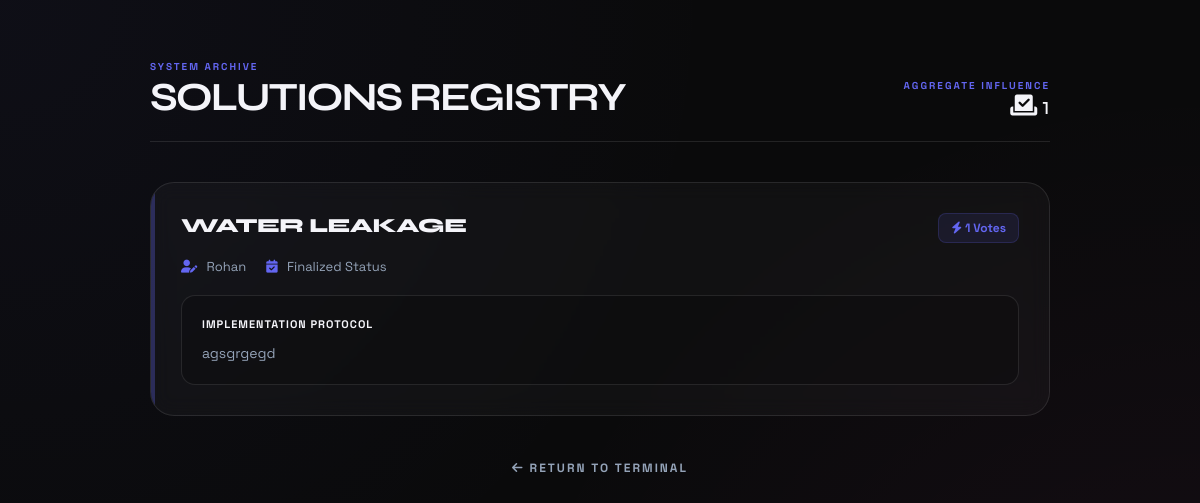
Page /viewSolutions/ (signed in) on the earlier database version.
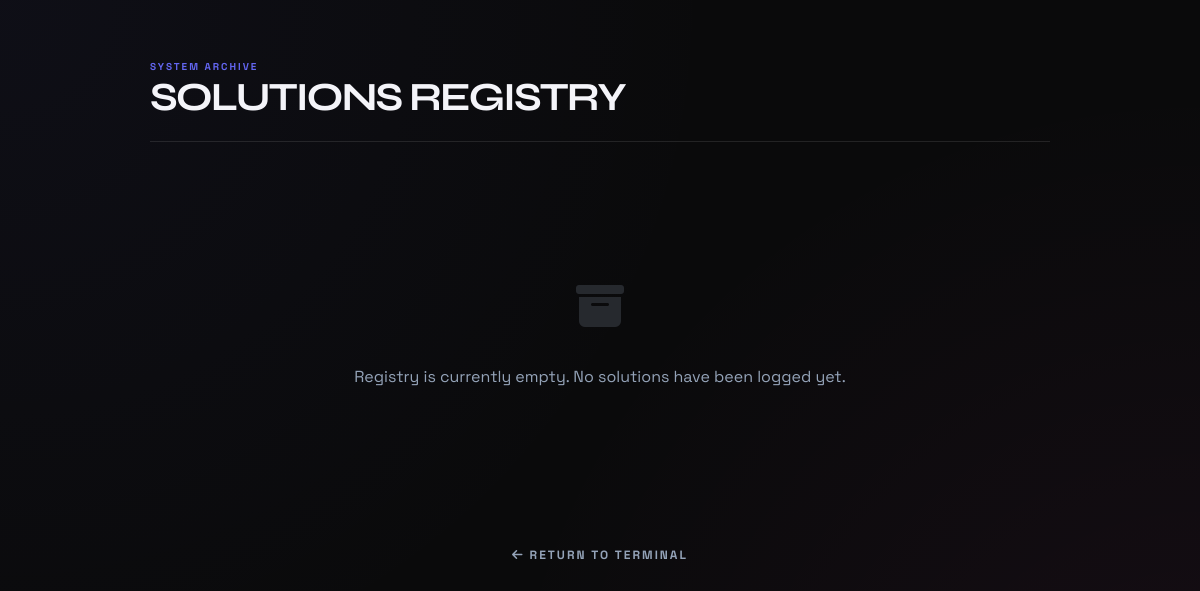
Same page on the later database version.
### CrowdSolver/models.py (models this page shows, shortened)
class Solutions(models.Model):
    Issue_details = models.ForeignKey(Issue, verbose_name=(""), on_delete=models.CASCADE)
    submitted_by = models.ForeignKey(Member, on_delete=models.CASCADE)
    title = models.CharField(("Title"), max_length=50)
    Description= models.TextField(("Description"))
    approve_count = models.IntegerField(default=0)
    reject_count = models.IntegerField(default=0)
    is_approved = models.BooleanField(default=False)

class Member(models.Model):
    TYPE_OWNER = 'OWNER'
    TYPE_RENTER  = 'RENTER'
    RESIDENT_TYPE = [
        (TYPE_OWNER, 'OWNER'),
        (TYPE_RENTER,'RENTER')
    ]
    memberName = models.CharField((""), max_length=50)
    memberMail = models.EmailField((""), max_length=254)
    memberContact = models.CharField((""), max_length=10)
    memberPassword = models.CharField((""), max_length=255)
    memberAddress = models.CharField((""), max_length=50)
    memberImage = models.FileField((""), upload_to=None, max_length=100, blank=True, null=True)
    memberType = models.CharField((""), max_length=50 ,choices=RESIDENT_TYPE, default=TYPE_OWNER )

### CrowdSolver/views.py (the view)
# urls.py: path('viewSolutions/', views.view_solutions , name='viewSolutions'),
def view_solutions(request):
    member_id = request.session.get('member_id')
    if not member_id:
        return redirect('admindashboard')  # Assuming there's a URL name, or use render(request, 'admindashboard.html')
    issue = Issue.objects.filter(created_by_id = member_id)
    solutions = Solutions.objects.filter(Issue_details__in = issue, is_approved=True).select_related('submitted_by', 'Issue_details')
    approved_solutions = [sol for sol in solutions if calculate_approval_percent(sol) >= 60]
    total_votes = sum(sol.approve_count + sol.reject_count for sol in approved_solutions)
    return render(request, 'submittedsolution.html' , {'issues':issue, "solutions":approved_solutions, "total_votes": total_votes})

### CrowdSolver/views.py (called while the page is built)
def calculate_approval_percent(solution):
    total_votes = solution.approve_count + solution.reject_count
    if total_votes > 0:
        percent = (solution.approve_count / total_votes) * 100
        return min(int(percent), 100)  # Cap at 100% to prevent any overflow
    return 0

### CrowdSolver/templates/Submittedsolution.html (shortened to what this page needs)
<!DOCTYPE html>
<html lang="en">
<head>
    <link rel="stylesheet" href="https://cdnjs.cloudflare.com/ajax/libs/font-awesome/6.5.2/css/all.min.css" />
</head>
<body>
<div class="registry-container">
    <div class="registry-header">
        <div>
            <span class="stat-label">System Archive</span>
            <h1>Solutions Registry</h1>
        </div>
        {% if solutions %}
        <div class="registry-stats">
            <span class="stat-label">Aggregate Influence</span>
            <span class="stat-value"><i class="fa-solid fa-check-to-slot"></i> {{ total_votes }}</span>
        </div>
        {% endif %}
    </div>
    {% for sol in solutions %}
    <div class="solution-card">
        <div class="card-top">
            <div class="solution-title">{{ sol.title }}</div>
            <div class="vote-badge">
                <i class="fa-solid fa-bolt"></i> {{ sol.approve_count|add:sol.reject_count }} Votes
            </div>
        </div>
        <div class="meta-info">
            <span><i class="fa-solid fa-user-pen"></i> {{ sol.submitted_by.memberName }}</span>
            <span><i class="fa-solid fa-calendar-check"></i> Finalized Status</span>
        </div>
        <div class="description-box">
            <strong>Implementation Protocol</strong>
            {{ sol.Description }}
        </div>
    </div>
    {% empty %}
    <div class="empty-state">
        <i class="fa-solid fa-box-archive"></i>
        <p>Registry is currently empty. No solutions have been logged yet.</p>
    </div>
    {% endfor %}
    <div class="back-nav">
        <a href="javascript:history.back()" class="btn-link">
            <i class="fa-solid fa-arrow-left"></i> Return to Terminal
        </a>
    </div>
</div>
</body>
</html>

Differences in the rows shown:
removed Solutions: title "WATER LEAKAGE", approve_count|add "1", submitted_by.memberName "Rohan", Description "agsgrgegd"
Other differences:
{{ total_votes }}: "1" → (not shown)
text no longer shown: "AGGREGATE INFLUENCE"
text now shown: "Registry is currently empty. No solutions have been logged yet."
